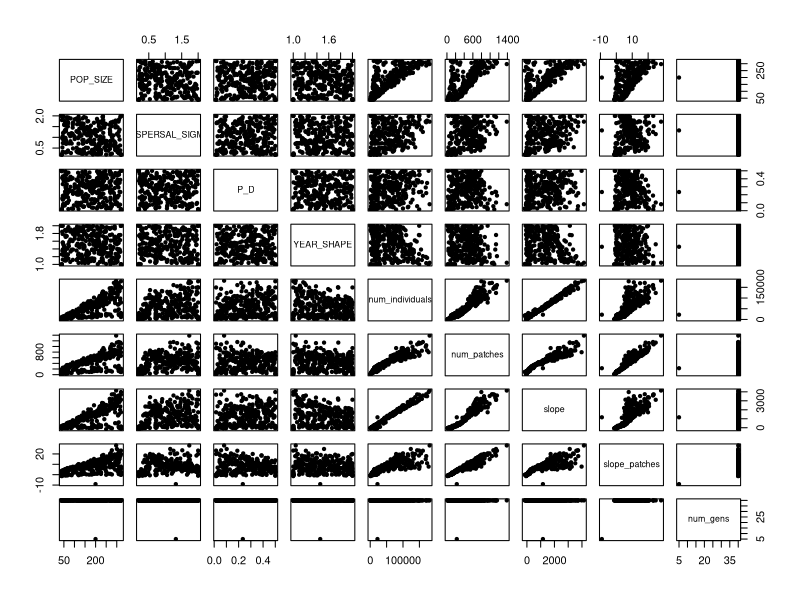
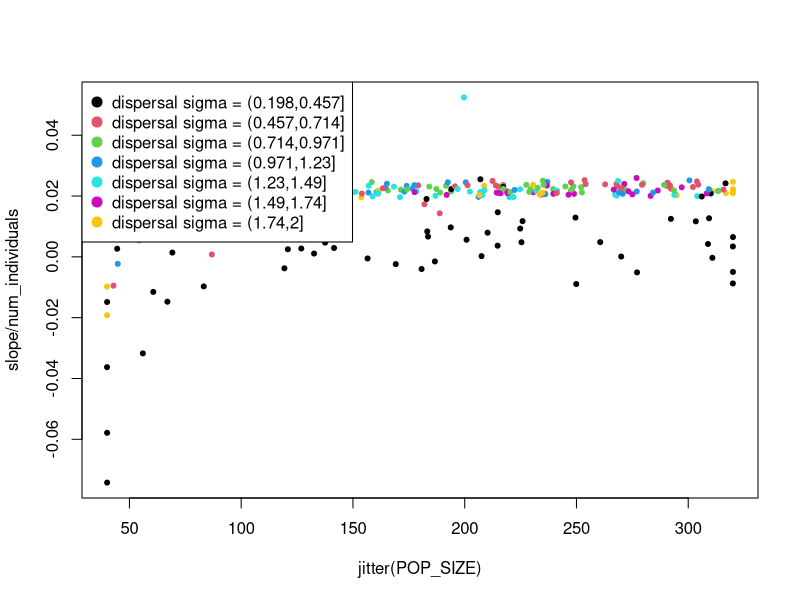
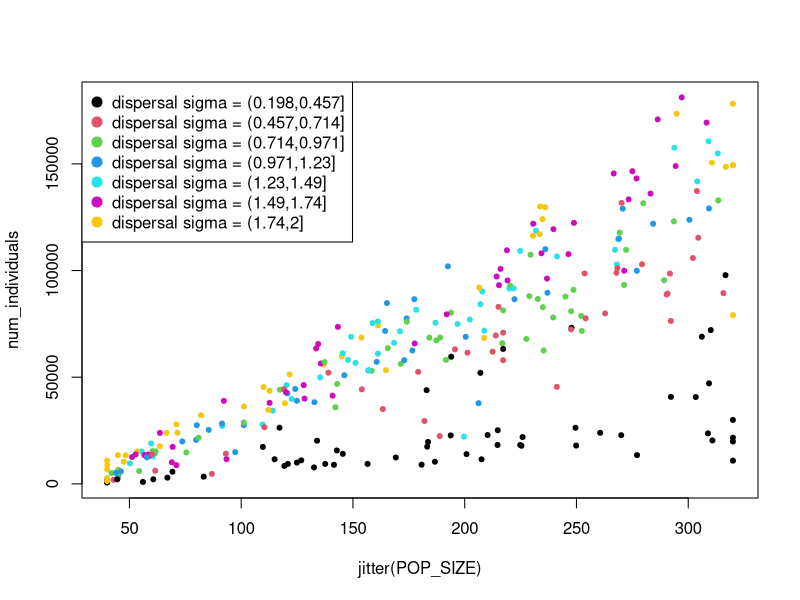
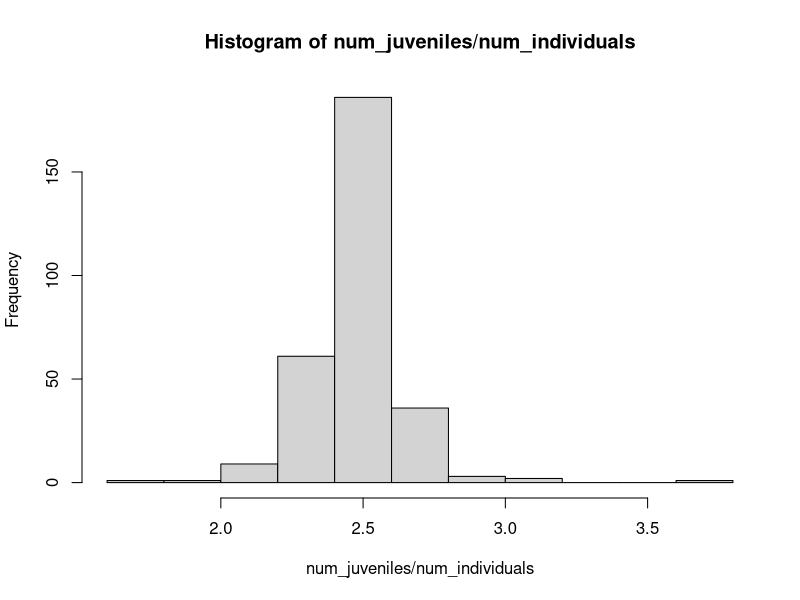
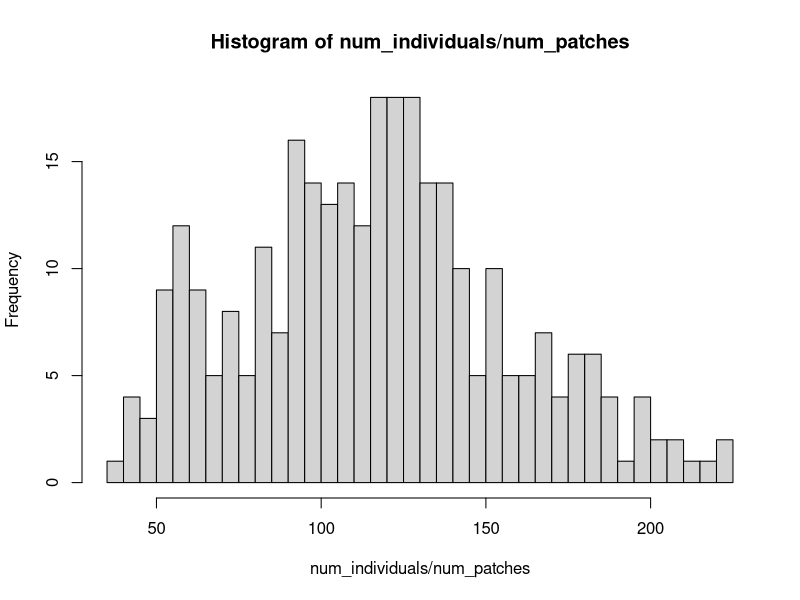

These figures' R source, in order:
runs <- read.csv("results.csv")
varnames <- c("POP_SIZE", "DISPERSAL_SIGMA", "P_D", "YEAR_SHAPE")

pairs(runs[,c(varnames, "num_individuals", "num_patches", "slope", "slope_patches", "num_gens")],
      pch=20, col=ifelse(is.na(runs$slope), 'red', 
                         ifelse(runs$slope < 8000, 'black', 'green'))
)

cor(runs[,varnames], runs$slope_patches, use='pairwise')

sigma_vals <- cut(runs$DISPERSAL_SIGMA, breaks=7)

plot(slope / num_individuals ~ jitter(POP_SIZE), data=runs, col=as.numeric(sigma_vals), pch=20)
legend('topleft', col=1:nlevels(sigma_vals), pch=20, pt.cex=2,
       legend=sprintf("dispersal sigma = %s", levels(sigma_vals)))


plot(num_individuals ~ jitter(POP_SIZE), data=runs, col=sigma_vals, pch=20)
legend('topleft', col=1:nlevels(sigma_vals), pch=20, pt.cex=2,
       legend=sprintf("dispersal sigma = %s", levels(sigma_vals)))


the_lm <- lm(slope ~ POP_SIZE + DISPERSAL_SIGMA + P_D + YEAR_SHAPE, data=runs)

# number of juveniles per adult
with(runs, hist(num_juveniles/num_individuals))

# number of individuals per patch
with(runs, hist(num_individuals/num_patches, breaks=30))

